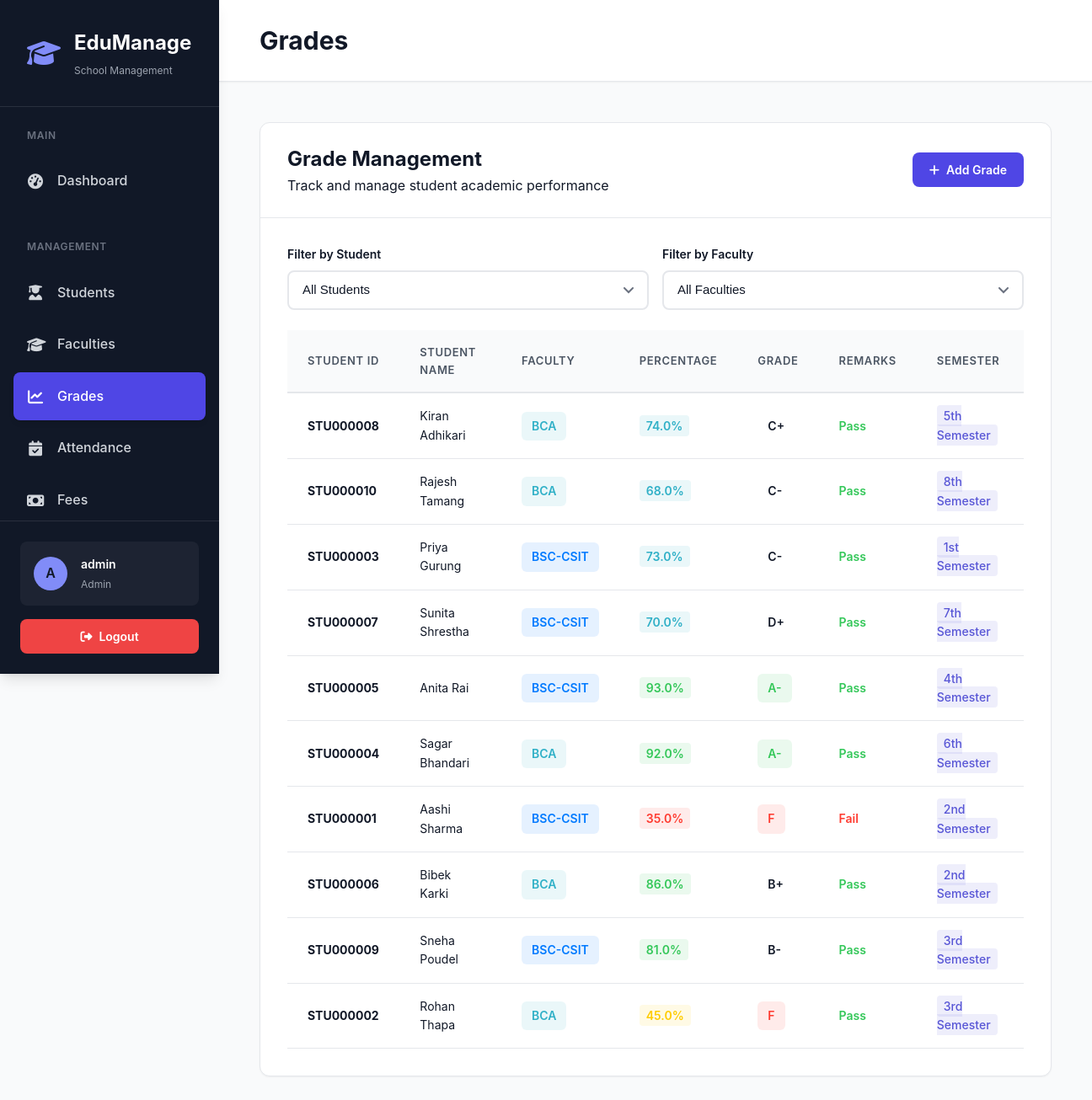
The app's page /grades (signed in), older data.
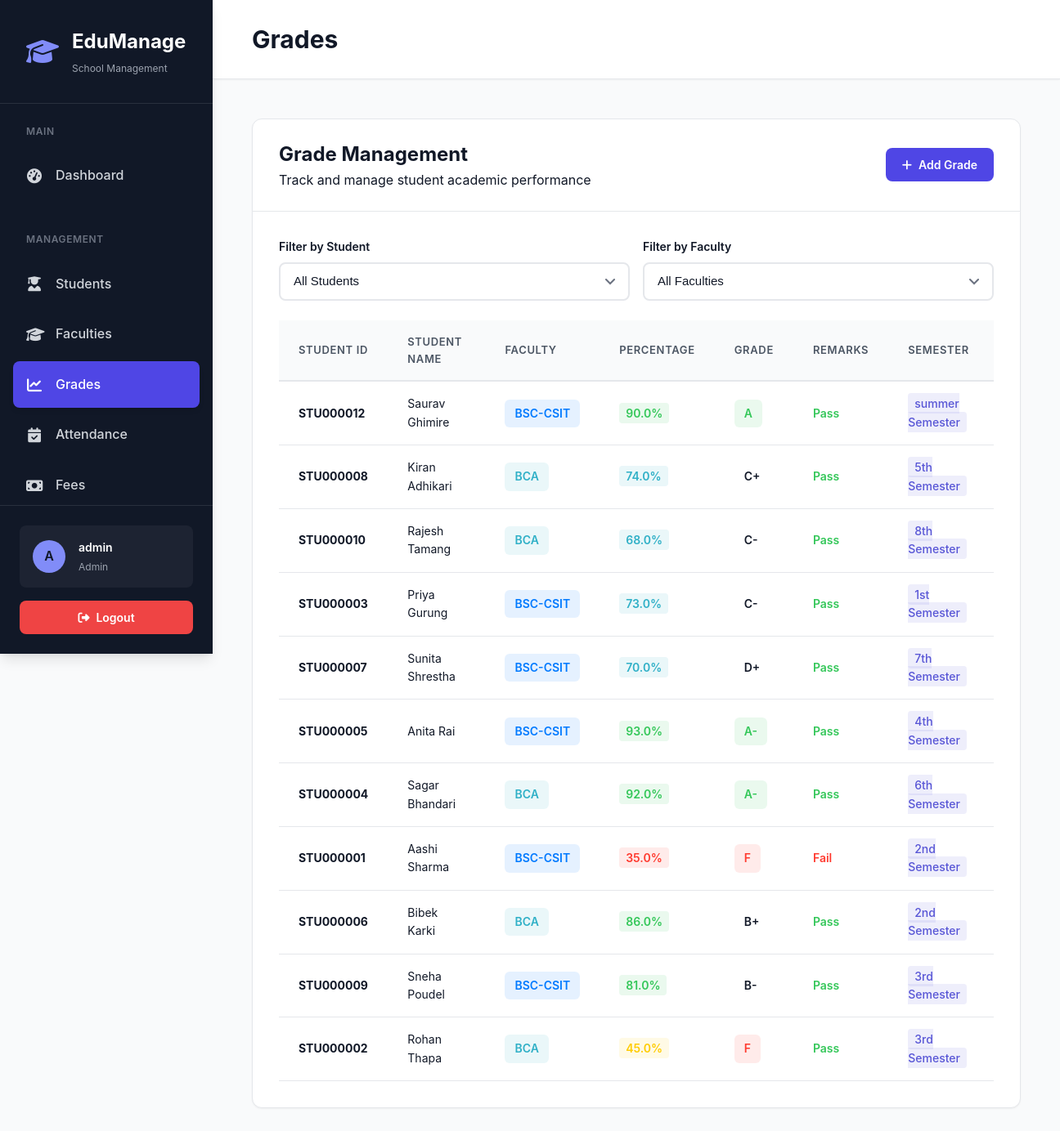
The same page, newer data.
### models.py (models this page shows, shortened)
class Subject(db.Model):
    __tablename__ = 'subject'
    id = db.Column(db.Integer, primary_key=True)
    name = db.Column(db.String(100), nullable=False, index=True)
    code = db.Column(db.String(20), unique=True, nullable=False, index=True)
    description = db.Column(db.Text)
    credits = db.Column(db.Integer, default=1)
    department = db.Column(db.String(100))
    grade_levels = db.Column(db.String(100))  # Comma-separated grade levels
    max_students = db.Column(db.Integer, default=30)
    is_active = db.Column(db.Boolean, default=True)
    created_at = db.Column(db.DateTime, default=datetime.utcnow)
    updated_at = db.Column(db.DateTime, default=datetime.utcnow, onupdate=datetime.utcnow)
    grades = db.relationship('Grade', backref='subject', lazy='dynamic')
    enrollments = db.relationship('Enrollment', backref='subject', lazy='dynamic')
    teachers = db.relationship('SubjectTeacher', backref='subject', lazy='dynamic')
    assignments = db.relationship('AssignmentTemplate', backref='subject', lazy='dynamic')

class Student(db.Model):
    __tablename__ = 'student'
    __table_args__ = (
        Index('idx_student_name', 'last_name', 'first_name'),
        Index('idx_student_status', 'status'),
        Index('idx_student_grade', 'grade_level'),
    )
    id = db.Column(db.Integer, primary_key=True)
    student_id = db.Column(db.String(20), unique=True, nullable=False, index=True)
    first_name = db.Column(db.String(50), nullable=False)
    last_name = db.Column(db.String(50), nullable=False)
    email = db.Column(db.String(120), unique=True, nullable=False, index=True)
    password_hash = db.Column(db.String(255))  # For student portal login
    phone = db.Column(db.String(20))
    date_of_birth = db.Column(db.Date, nullable=False)
    gender = db.Column(db.String(10), nullable=False)
    address = db.Column(db.Text)
    city = db.Column(db.String(50))
    state = db.Column(db.String(50))
    zip_code = db.Column(db.String(10))
    emergency_contact = db.Column(db.String(100))
    emergency_phone = db.Column(db.String(20))
    parent_email = db.Column(db.String(120))
    grade_level = db.Column(db.String(20), nullable=False)
    enrollment_date = db.Column(db.Date, default=datetime.utcnow)
    graduation_year = db.Column(db.Integer)
    status = db.Column(db.String(20), default='active', index=True)  # active, inactive, graduated, transferred
    gpa = db.Column(db.Float, default=0.0)
    photo_filename = db.Column(db.String(255))
    medical_info = db.Column(db.Text)  # Medical conditions or allergies
    notes = db.Column(db.Text)  # Additional notes
    created_at = db.Column(db.DateTime, default=datetime.utcnow)
    updated_at = db.Column(db.DateTime, default=datetime.utcnow, onupdate=datetime.utcnow)
    grades = db.relationship('Grade', backref='student', lazy='dynamic', cascade='all, delete-orphan')
    attendance_records = db.relationship('Attendance', backref='student', lazy='dynamic', cascade='all, delete-orphan')
    enrollments = db.relationship('Enrollment', backref='student', lazy='dynamic', cascade='all, delete-orphan')
    assignments = db.relationship('Assignment', backref='student', lazy='dynamic', cascade='all, delete-orphan')
    @property
    def full_name(self):
        return f"{self.first_name} {self.last_name}"

class Grade(db.Model):
    __tablename__ = 'grade'
    __table_args__ = (
        Index('idx_grade_student', 'student_id'),
        Index('idx_grade_subject', 'subject_id'),
    )
    id = db.Column(db.Integer, primary_key=True)
    student_id = db.Column(db.Integer, db.ForeignKey('student.id'), nullable=False)
    subject_id = db.Column(db.Integer, db.ForeignKey('subject.id'), nullable=False)
    grade_value = db.Column(db.Float, nullable=False)  # Numeric grade (0-100)
    letter_grade = db.Column(db.String(2))  # A, B, C, D, F
    grade_type = db.Column(db.String(20))  # exam, quiz, assignment, project, midterm, final
    weight = db.Column(db.Float, default=1.0)  # Weighting for calculating final grade
    semester = db.Column(db.String(20))
    academic_year = db.Column(db.String(10))
    date_recorded = db.Column(db.Date, default=datetime.utcnow)
    comments = db.Column(db.Text)
    created_at = db.Column(db.DateTime, default=datetime.utcnow)
    updated_at = db.Column(db.DateTime, default=datetime.utcnow, onupdate=datetime.utcnow)

### app.py (the view)
@app.route('/grades')
@login_required
@teacher_or_admin_required
def grades():
    student_filter = request.args.get('student_id', type=int)
    subject_filter = request.args.get('subject_id', type=int)
    query = Grade.query.join(Student).join(Subject)
    if student_filter:
        query = query.filter(Grade.student_id == student_filter)
    if subject_filter:
        query = query.filter(Grade.subject_id == subject_filter)
    grades = query.order_by(desc(Grade.date_recorded)).all()
    processed_grades = []
    for grade in grades:
        percentage = grade.grade_value if grade.grade_value else 0
        remarks = "Pass" if percentage >= 40 else "Fail"
        semester = grade.semester
        processed_grades.append({
            'id': grade.id,
            'student_name': grade.student.full_name,
            'student_id': grade.student.student_id,
            'faculty': grade.subject.code,  # BSC-CSIT or BCA
            'percentage': percentage,
            'letter_grade': grade.letter_grade,
            'remarks': remarks,
            'semester': semester,
            'date_recorded': grade.date_recorded
        })
    students = Student.query.filter_by(status='active').all()
    subjects = Subject.query.filter_by(is_active=True).all()
    return render_template('grades/list.html',
                         processed_grades=processed_grades,
                         students=students,
                         subjects=subjects,
                         student_filter=student_filter,
                         subject_filter=subject_filter)

### app.py (called while the page is built, shortened)
@login_manager.user_loader
def load_user(user_id):
    return User.query.get(int(user_id))

def teacher_or_admin_required(f):
    @wraps(f)
    def decorated_function(*args, **kwargs):
        if not current_user.is_authenticated or current_user.role not in ['admin', 'teacher']:
            flash('Teacher or Administrator access required.', 'error')
            return redirect(url_for('dashboard'))
        return f(*args, **kwargs)
    return decorated_function

### templates/grades/list.html (shortened to what this page needs)
{% extends 'base.html' %}
{% block page_title %}Grades{% endblock %}
{% block content %}
<div class="content animate-fade-in-up">
    <div class="card">
        <div class="card-header">
            <div>
                <h2 class="card-title">Grade Management</h2>
                <p class="text-secondary">Track and manage student academic performance</p>
            </div>
            <div>
                <a href="{{ url_for('add_grade') }}" class="btn btn-primary">
                    <i class="fas fa-plus"></i> Add Grade
                </a>
            </div>
        </div>
        <div class="card-body">
            <div style="margin-bottom: 1.5rem;">
                <form method="GET" style="display: flex; gap: 1rem;">
                    <div class="form-group" style="margin: 0; flex: 1;">
                        <label class="form-label">Filter by Student</label>
                        <select name="student_id" class="form-control" onchange="this.form.submit()">
                            <option value="">All Students</option>
                        </select>
                    </div>
                    <div class="form-group" style="margin: 0; flex: 1;">
                        <label class="form-label">Filter by Faculty</label>
                        <select name="subject_id" class="form-control" onchange="this.form.submit()">
                            <option value="">All Faculties</option>
                        </select>
                    </div>
                </form>
            </div>
            {% if processed_grades %}
            <table class="table">
                <thead>
                    <tr>
                        <th>Student ID</th>
                        <th>Student Name</th>
                        <th>Faculty</th>
                        <th>Percentage</th>
                        <th>Grade</th>
                        <th>Remarks</th>
                        <th>Semester</th>
                    </tr>
                </thead>
                <tbody>
                    {% for grade in processed_grades %}
                    <tr>
                        <td><strong>{{ grade.student_id }}</strong></td>
                        <td>{{ grade.student_name }}</td>
                        <td>
                            <span class="badge badge-{% if grade.faculty == 'BSC-CSIT' %}primary{% else %}info{% endif %}">
                                {{ grade.faculty }}
                            </span>
                        </td>
                        <td>
                            <span class="percentage-value {% if grade.percentage >= 80 %}high{% elif grade.percentage >= 60 %}medium{% elif grade.percentage >= 40 %}low{% else %}fail{% endif %}">
                                {{ grade.percentage }}%
                            </span>
                        </td>
                        <td>
                            <span class="grade-badge grade-{{ grade.letter_grade }}">{{ grade.letter_grade }}</span>
                        </td>
                        <td>
                            <span class="remarks {% if grade.remarks == 'Pass' %}pass{% else %}fail{% endif %}">
                                {{ grade.remarks }}
                            </span>
                        </td>
                        <td>
                            <span class="semester-badge">{{ grade.semester }} Semester</span>
                        </td>
                    </tr>
                    {% endfor %}
                </tbody>
            </table>
            {% endif %}
        </div>
    </div>
</div>
{% endblock %}

Row changes from the older to the newer data that the page shows:
added Student: student_id "STU000012"
added Grade: percentage "90.0", semester "summer"
Text that changed along with them:
new list line: "Saurav Ghimire % A Pass Semester"
new list line: "BSC-CSIT"
